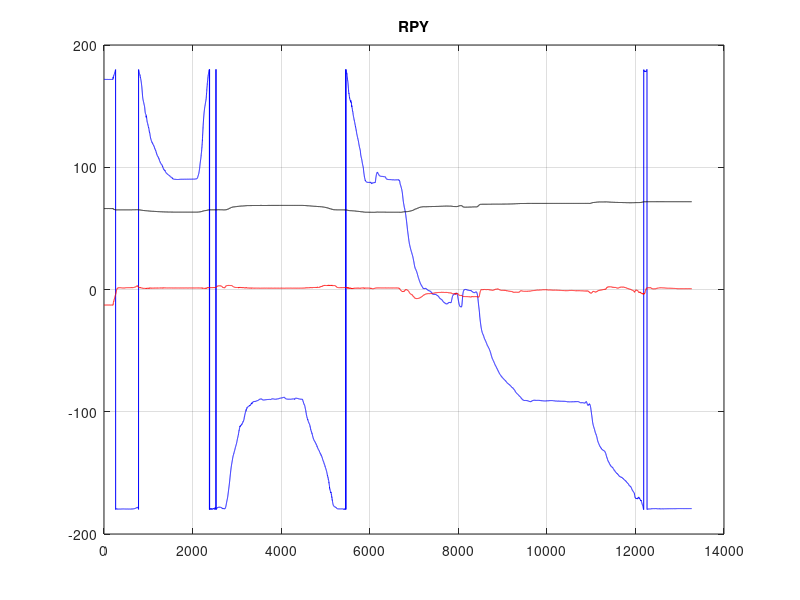

Reproduce this figure in MATLAB.
clear all;
close all;
clc;
% RPY plot
RPY = load('Roll-no mag2018_4_17_13-56-41.TXT');
Roll =  RPY(:,1);
Pitch = RPY(:,2);
Yaw =   RPY(:,3);
axis([1 10000 -180 360]);
t = 1:length(Roll);
set(gca,'Ytick',[-180 5 360]);
plot(t, Roll,'b');
hold on;
plot(t, Pitch,'r')
hold on;
plot(t, Yaw,'k');
title('RPY');
grid on